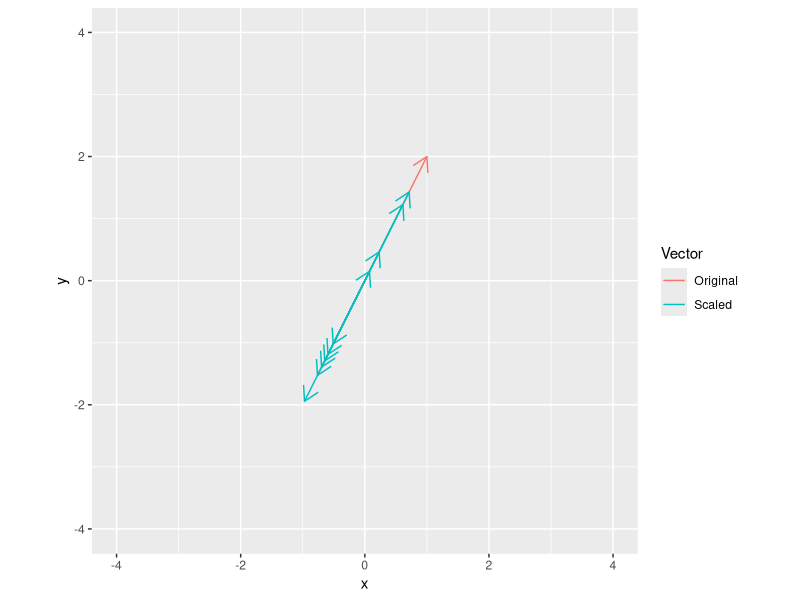

Generate this figure with R:
## ---- chunk 1
library(ggplot2)
v <- c(1, 2)
s <- rnorm(10)

all_vectors <- data.frame(xend = c(v[1], v[1] * s),
                          yend = c(v[2], v[2] * s),
                          Vector = c("Original", rep("Scaled", length(s))),
                          x = 0,
                          y = 0)

ggplot(data=all_vectors, aes(x=x, y=y, xend=xend, yend=yend, color=Vector)) + 
  geom_segment(arrow= arrow(length = unit(0.03, "npc"))) +
  xlim(-4, 4) +
  ylim(-4, 4) + 
  coord_equal()
## ---- chunk 2
v1 <- c(1, 2, 3, 4, 5)
v2 <- c(2, 3, 4, 5, 6)
v3 <- c(3, 4, 5, 6, 7)
w <- c(-1, 3, 2)
result <- v1 * w[1] + v2 * w[2] + v3* w[3]
## ---- chunk 3
v <- c(7, 4, -5, 8, 3)
o <- rep(1, length(v))
ave <- pracma::dot(v, o) / length(v)
## ---- chunk 4
v <- c(7, 4, -5, 8, 3)
w <- runif(length(v))
wAve <- pracma::dot(v, w / sum(w))
## ---- chunk 5
A <- matrix(runif(n=4*2), nrow=4, ncol=2)
B <- matrix(runif(n=4*2), nrow=4, ncol=2)
C <- matrix(NA, nrow=2, ncol=2)
for(coli in 1:2){
  for(colj in 1:2){
    C[coli, colj] <- pracma::dot(A[, coli], B[, colj])
  }
}
## ---- chunk 6
A <- matrix(runif(n=4*4), nrow=4, ncol=4)
Al <- pracma::tril(A)
S <- Al + t(Al)
## ---- chunk 7
D <- matrix(0, nrow=4, ncol=8)
for(d in 1:min(dim(D))){
  D[d, d] <- d
}
## ---- chunk 8
A <- matrix(runif(n=2*4), nrow=2, ncol=4)
B <- matrix(runif(n=4*3), nrow=4, ncol=3)
C1 <- matrix(0, nrow=2, ncol=3)
for(i in 1:4){
  C1 <- C1 + outer(A[, i], B[i, ])
}
C1 - A %*% B
## ---- chunk 9
D <- diag(1:4)
A <- matrix(runif(n=4*4), nrow=4, ncol=4)
C1 <- D * A
C2 <- D %*% A
print(diag(C1))
print(diag(C2))
## ---- chunk 10
A <- diag(runif(3))
C1 <- (t(A) + A) / 2
C2 <- t(A) %*% A
C1 - sqrt(C2)
## ---- chunk 11
m <- 5
A <- matrix(runif(n=m*m), nrow=m, ncol=m)
v <- runif(n=m)
LHS <- norm(A %*% v, type = "F")
RHS <- norm(A, type = "F") * norm(matrix(v), type="F")
RHS - LHS # should always be positive
